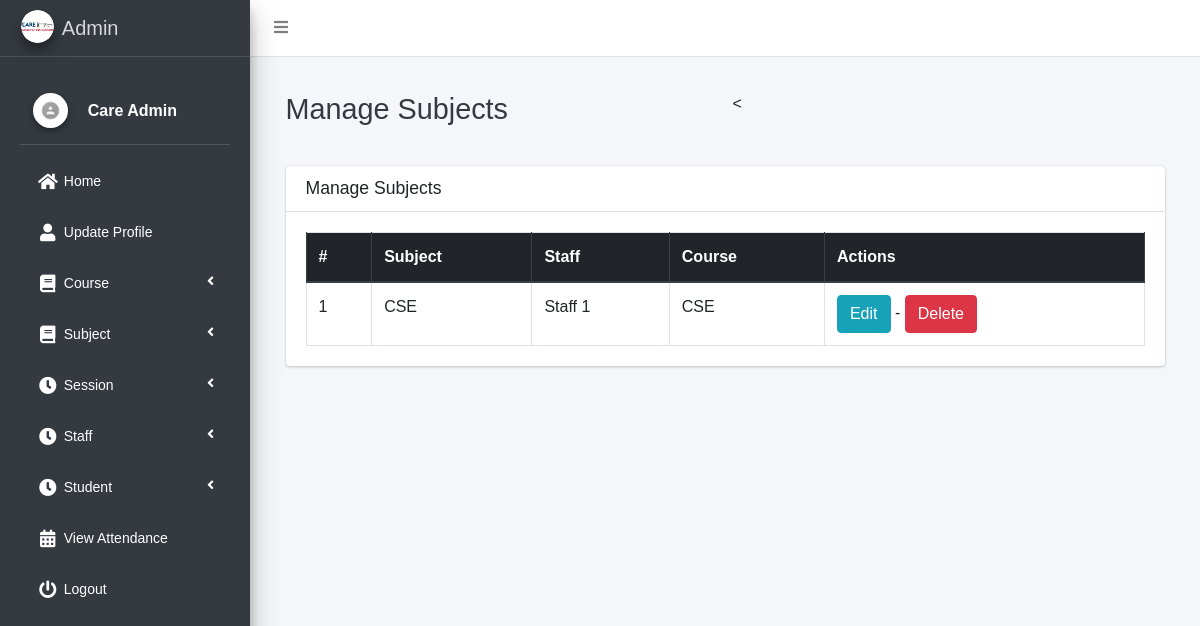
The app's page /subject/manage/ (signed in) with its own data.
### main_app/models.py (models this page shows, shortened)
class CustomUser(AbstractUser):
    USER_TYPE = ((1, "HOD"), (2, "Staff"), (3, "Student"))
    GENDER = [("M", "Male"), ("F", "Female")]
    username = None  # Removed username, using email instead
    email = models.EmailField(unique=True)
    user_type = models.CharField(default=1, choices=USER_TYPE, max_length=1)
    gender = models.CharField(max_length=1, choices=GENDER)
    profile_pic = models.ImageField()
    address = models.TextField()
    fcm_token = models.TextField(default="")  # For firebase notifications
    created_at = models.DateTimeField(auto_now_add=True)
    updated_at = models.DateTimeField(auto_now=True)
    USERNAME_FIELD = "email"
    REQUIRED_FIELDS = []
    objects = CustomUserManager()
    def __str__(self):
        return self.first_name + " " + self.last_name

class Subject(models.Model):
    name = models.CharField(max_length=120)
    staff = models.ForeignKey(Staff,on_delete=models.CASCADE,)
    course = models.ForeignKey(Course, on_delete=models.CASCADE)
    updated_at = models.DateTimeField(auto_now=True)
    created_at = models.DateTimeField(auto_now_add=True)

class Staff(models.Model):
    course = models.ForeignKey(Course, on_delete=models.DO_NOTHING, null=True, blank=False)
    admin = models.OneToOneField(CustomUser, on_delete=models.CASCADE)

class Course(models.Model):
    name = models.CharField(max_length=120)
    created_at = models.DateTimeField(auto_now_add=True)
    updated_at = models.DateTimeField(auto_now=True)

### main_app/hod_views.py (the view)
# urls.py: path("subject/manage/", hod_views.manage_subject, name='manage_subject'),
def manage_subject(request):
    subjects = Subject.objects.all()
    context = {
        'subjects': subjects,
        'page_title': 'Manage Subjects'
    }
    return render(request, "hod_template/manage_subject.html", context)

### main_app/templates/hod_template/manage_subject.html
{% extends 'main_app/base.html' %}
{% load static %}
{% block page_title %}{{page_title}}{% endblock page_title %}
{% block content %}
<section class="content">
    <div class="container-fluid">
        <div class="row">
            <div class="col-md-12">
                <div class="card">
                    <div class="card-header">
                        <h3 class="card-title">{{page_title}}</h3>
                    </div>
                    <div class="card-body">
                        <table id="example2" class="table table-bordered table-hover">
                            <thead class="thead-dark">
                                <tr>
                                    <th>#</th>
                                    <th>Subject</th>
                                    <th>Staff</th>
                                    <th>Course</th>
                                    <th>Actions</th>
                                </tr>
                            </thead>
                            <tbody>
                                {% for subject in subjects %}
                                <tr>
                                    <td>{{ forloop.counter }}</td>
                                    <td>{{subject.name}}</td>
                                    <td>{{subject.staff.admin}}</td>
                                    <td>{{subject.course.name}}</td>
                                    <td>
                                        <a href="{% url 'edit_subject' subject.id %}" class="btn btn-info">Edit</a> -
                                        <a href="{% url 'delete_subject' subject.id %}" onclick="return confirm('Are you sure you want to delete this ?')" class="btn btn-danger">Delete</a>
                                    </td>
                                </tr>
                                {% endfor %}
                            </tbody>
                        </table>
                    </div>
                </div>
            </div>
        </div>
    </div>
</section>
{% endblock content %}

### main_app/templates/main_app/sidebar_template.html (shortened to what this page needs)
{% load static %}
<!DOCTYPE html>
<html lang="en">
<head>
</head>
<body>
    <aside class="main-sidebar sidebar-dark-info elevation-4">
    {% if request.user.user_type == '1' %}
    <a href="{% url 'admin_home' %}" class="brand-link">
        <img src="{% static 'dist/img/admin.png' %} " alt="admin"
            class="brand-image img-circle elevation-3" >
        <span class="brand-text font-weight-light">Admin</span>
    </a>
    <div class="sidebar">
        <div class="user-panel mt-3 pb-3 mb-3 d-flex">
            <div class="image">
                <img src="{{ request.user.profile_pic}}" class="img-circle elevation-2" alt="User Image">
            </div>
            <div class="info">
                <a href="#" class="d-block">{{user}}</a>
            </div>
        </div>
        <nav class="mt-2">
<ul class="nav nav-pills nav-sidebar flex-column" data-widget="treeview" role="menu" data-accordion="false">
                    <li class="nav-item">
                        <a href="{% url 'admin_home' %}" class="nav-link {% if request.path == admin_home %} active {% endif %}">
                            <i class="nav-icon fas fa-home"></i>
                            <p>Home</p>
                        </a>
                    </li>
                    <li class="nav-item">
                        <a href="{% url 'admin_view_profile' %}" class="nav-link {% if request.path == admin_view_profile %} active {% endif %}">
                            <i class="nav-icon fas fa-user"></i>
                            <p>Update Profile</p>
                        </a>
                    </li>
                    <li class="nav-item has-treeview">
                        <a href="#" class="nav-link">
                            <i class="nav-icon fas fa-book"></i>
                            <p>Course<i class="fas fa-angle-left right"></i></p>
                        </a>
                    </li>
                    <li class="nav-item has-treeview">
                        <a href="#" class="nav-link">
                            <i class="nav-icon fas fa-book"></i>
                            <p>Subject<i class="fas fa-angle-left right"></i></p>
                        </a>
                    </li>
                    <li class="nav-item has-treeview">
                        <a href="#" class="nav-link">
                            <i class="nav-icon fas fa-clock"></i>
                            <p>Session<i class="fas fa-angle-left right"></i></p>
                        </a>
                    </li>
                    <li class="nav-item has-treeview">
                        <a href="#" class="nav-link">
                            <i class="nav-icon fas fa-clock"></i>
                            <p>Staff<i class="fas fa-angle-left right"></i></p>
                        </a>
                    </li>
                                        <li class="nav-item has-treeview">
                        <a href="#" class="nav-link">
                            <i class="nav-icon fas fa-clock"></i>
                            <p>Student<i class="fas fa-angle-left right"></i></p>
                        </a>
                    </li>
                    <li class="nav-item">
                        <a href="{% url 'admin_view_attendance' %}" class="nav-link {% if request.path == admin_view_attendance %} active {% endif %}">
                            <i class="nav-icon fas fa-calendar-alt"></i>
                            <p>View Attendance</p>
                        </a>
                    </li>
                                        {% endif %}
                                        <li class="nav-item">
                                            <a href="{% url 'user_logout' %}"
                                                onclick="return confirm('Your session would be terminated.\n\nProceed?')"
                                                class="nav-link">
                                                <i class="nav-icon fas fa-power-off"></i>
                                                <p>
                                                    Logout
                                                </p>
                                            </a>
                                        </li>
                                    </ul>
                                </nav>
                            </div>
</aside>
</body>
</html>

### main_app/templates/main_app/sidebar_template.html (style rules this page uses)
body { margin: 0; font-family: Arial, sans-serif; background-color: #f4f6f9; }
.sidebar { background: #fffff; padding: 20px; height: 90vh; width: 250px; box-shadow: 0 4px 6px rgba(0, 0, 0, 0.1); }
.sidebar .nav-sidebar > .nav-item > .nav-link { color: #ffffff; border-radius: 4px; padding: 10px 15px; margin-bottom: 10px; font-size: 14px; transition: all 0.3s ease; display: flex; align-items: center; }
.sidebar .nav-icon { margin-right: 10px; font-size: 18px; }
.sidebar .nav-item.has-treeview > .nav-link .fas.fa-angle-left { margin-left: auto; }
.user-panel { display: flex; align-items: center; margin-bottom: 20px; }
.user-panel .image img { border-radius: 50%; width: 35px; height: 35px; }
.user-panel .info { margin-left: 10px; }
.user-panel .info a { font-weight: bold; color: #ffffff; }

### records on screen
CustomUser: user.profile_pic (picture), first_name+last_name "Care Admin"
Subject: name "CSE", staff.admin "Staff 1", course.name "CSE"

### other values on screen
{{ page_title }} "Manage Subjects"
